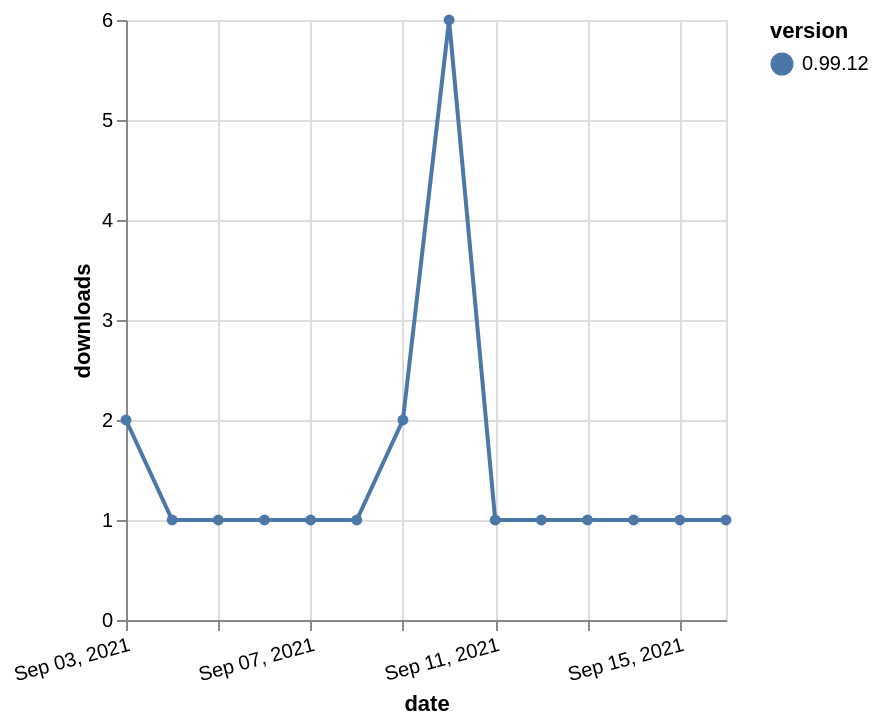

Vega-Lite specification for this chart:
### Vega-Lite specification from a JSON file in a GitHub repository (floating-point values rounded to 4 significant figures)
{"$schema": "https://vega.github.io/schema/vega-lite/v5.json", "description": "A simple bar chart with embedded data.", "data": {"values": [{"date": "2021-09-03", "total": 510, "delta": 2, "version": "0.99.12"}, {"date": "2021-09-04", "total": 511, "delta": 1, "version": "0.99.12"}, {"date": "2021-09-05", "total": 512, "delta": 1, "version": "0.99.12"}, {"date": "2021-09-06", "total": 513, "delta": 1, "version": "0.99.12"}, {"date": "2021-09-07", "total": 514, "delta": 1, "version": "0.99.12"}, {"date": "2021-09-08", "total": 515, "delta": 1, "version": "0.99.12"}, {"date": "2021-09-09", "total": 517, "delta": 2, "version": "0.99.12"}, {"date": "2021-09-10", "total": 523, "delta": 6, "version": "0.99.12"}, {"date": "2021-09-11", "total": 524, "delta": 1, "version": "0.99.12"}, {"date": "2021-09-12", "total": 525, "delta": 1, "version": "0.99.12"}, {"date": "2021-09-13", "total": 526, "delta": 1, "version": "0.99.12"}, {"date": "2021-09-14", "total": 527, "delta": 1, "version": "0.99.12"}, {"date": "2021-09-15", "total": 528, "delta": 1, "version": "0.99.12"}, {"date": "2021-09-16", "total": 529, "delta": 1, "version": "0.99.12"}]}, "width": "container", "mark": {"type": "line", "point": {"filled": true}}, "encoding": {"x": {"field": "date", "type": "temporal", "timeUnit": "yearmonthdate", "title": "date", "axis": {"labelAngle": -15}}, "y": {"field": "delta", "type": "quantitative", "title": "downloads"}, "color": {"field": "version", "type": "nominal"}, "tooltip": {"field": "delta"}}}
